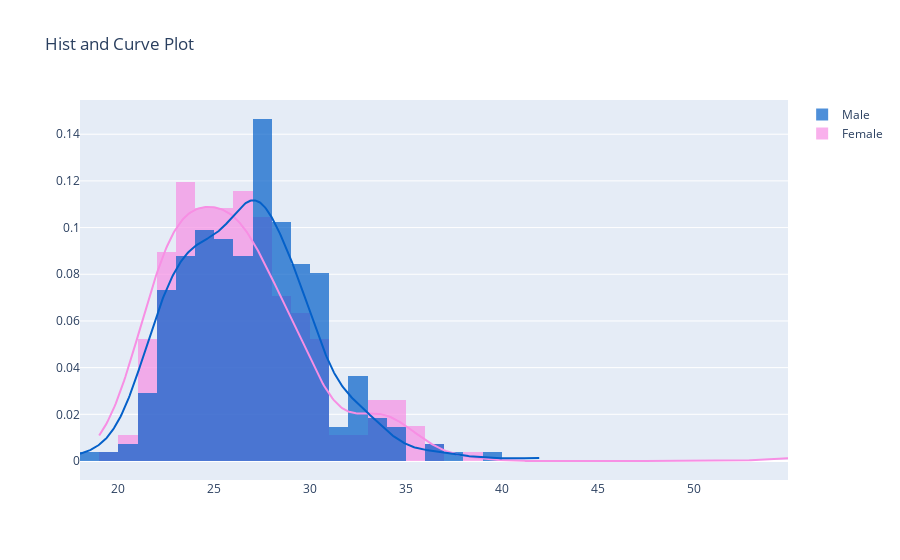

Source (notebook cell):
### Code cell
import plotly.figure_factory as ff
import numpy as np

x1= df_iid[df_iid["gender_name"] == "Female"]["age"].dropna().copy()
x2= df_iid[df_iid["gender_name"] == "Male"]["age"].dropna().copy()
x1 = x1.to_numpy()
x2 = x2.to_numpy()

hist_data = [x1, x2]

group_labels = ['Female', 'Male']
colors = ["#F78FE4", "#0460C9"]

# Create distplot with curve_type set to 'normal'
fig = ff.create_distplot(hist_data, group_labels, colors=colors,
                         bin_size=1, show_rug=False)

# Add title
fig.update_layout(title_text='Hist and Curve Plot')
fig.show()

### Figure 1 — Plotly figure (JSON) as saved in the notebook; plotly's stock layout.template omitted (floating-point values rounded to 4 significant figures; data arrays with more than 128 entries replaced by an {"elided": "..."} marker saying what was removed)
{"data": [{"autobinx": false, "histnorm": "probability density", "legendgroup": "Female", "marker": {"color": "#F78FE4"}, "name": "Female", "opacity": 0.7, "type": "histogram", "x": {"elided": "269 int values"}, "xaxis": "x", "xbins": {"end": 55, "size": 1, "start": 19}, "yaxis": "y"}, {"autobinx": false, "histnorm": "probability density", "legendgroup": "Male", "marker": {"color": "#0460C9"}, "name": "Male", "opacity": 0.7, "type": "histogram", "x": {"elided": "274 int values"}, "xaxis": "x", "xbins": {"end": 42, "size": 1, "start": 18}, "yaxis": "y"}, {"legendgroup": "Female", "marker": {"color": "#F78FE4"}, "mode": "lines", "name": "Female", "showlegend": false, "type": "scatter", "x": {"elided": "500 float values"}, "xaxis": "x", "y": {"elided": "500 float values"}, "yaxis": "y"}, {"legendgroup": "Male", "marker": {"color": "#0460C9"}, "mode": "lines", "name": "Male", "showlegend": false, "type": "scatter", "x": {"elided": "500 float values"}, "xaxis": "x", "y": {"elided": "500 float values"}, "yaxis": "y"}], "layout": {"barmode": "overlay", "hovermode": "closest", "legend": {"traceorder": "reversed"}, "title": {"text": "Hist and Curve Plot"}, "xaxis": {"anchor": "y2", "domain": [0, 1], "zeroline": false}, "yaxis": {"anchor": "free", "domain": [0, 1], "position": 0}}}
